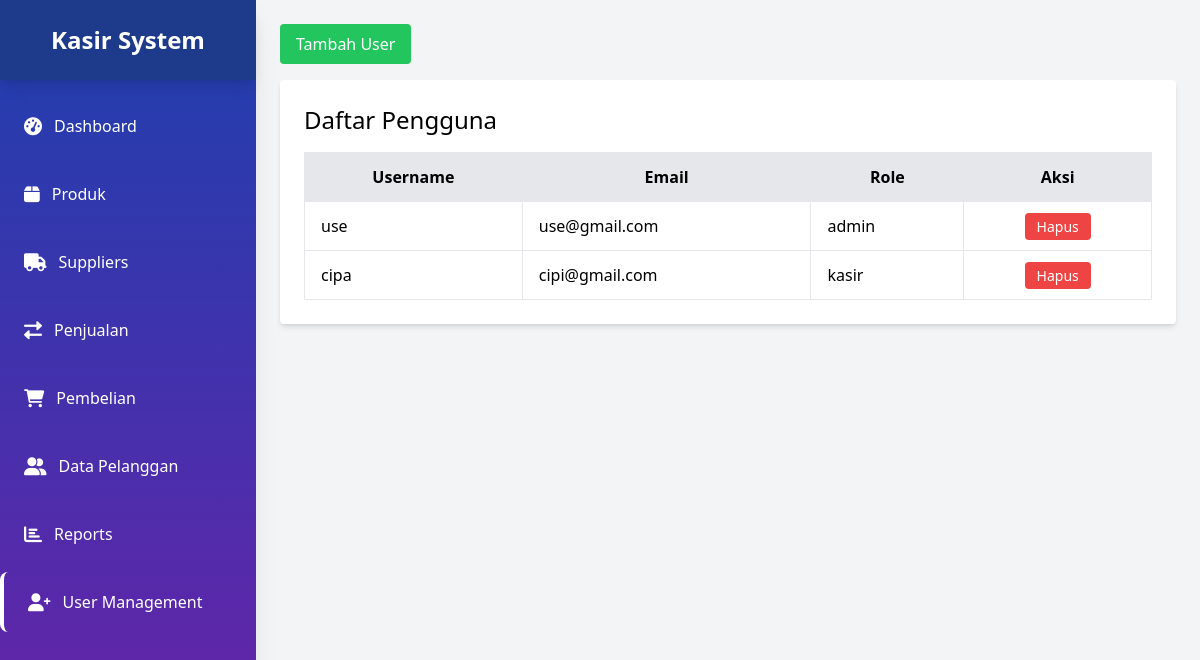
The app's page /public/register2.php, older data.
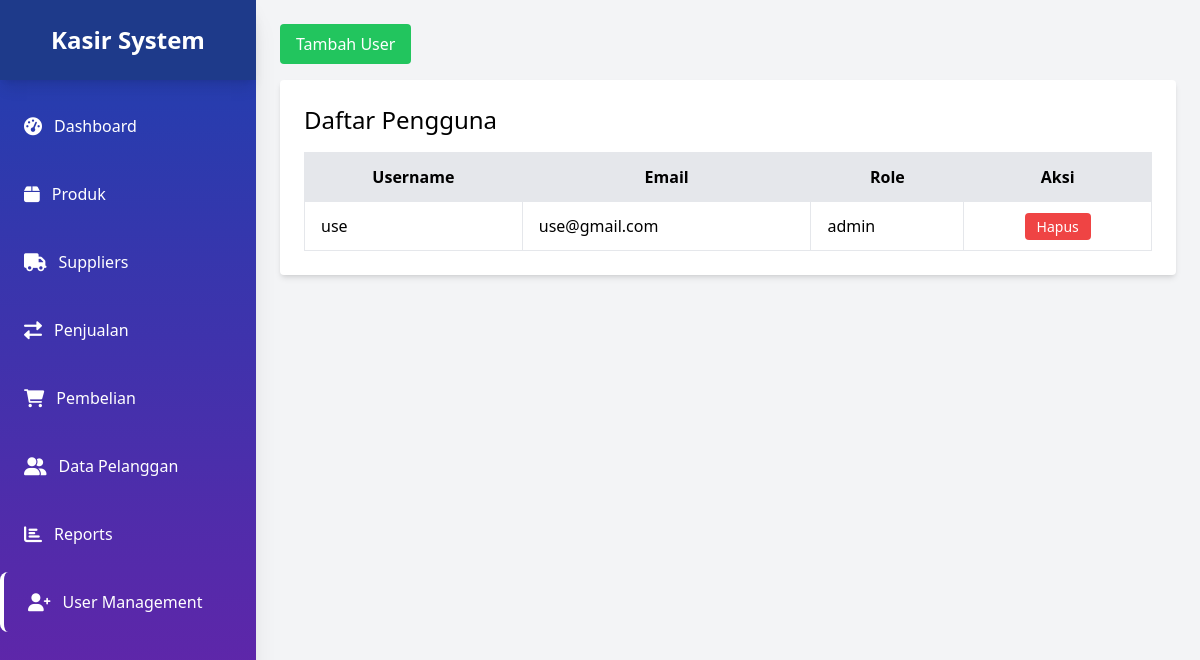
The same page, newer data.
### tables this page shows
CREATE TABLE `user` (
  `id_user` int(11) NOT NULL,
  `username` varchar(255) NOT NULL,
  `email` varchar(255) NOT NULL,
  `password` varchar(255) NOT NULL,
  `role` enum('admin','kasir') NOT NULL,
  `tanggal_dibuat` timestamp NOT NULL DEFAULT current_timestamp()
);

### public/register2.php (the view, shortened to what this page needs)
<?php
require_once '../app/koneksi.php';
$current_page = basename($_SERVER['PHP_SELF']);
$stmt = $db->prepare("SELECT * FROM user");
$stmt->execute();
$users = $stmt->fetchAll(PDO::FETCH_ASSOC);
?>
<!DOCTYPE html>
<html lang="en">
<head>
    <script src="https://cdn.tailwindcss.com"></script>
    <link href="https://cdnjs.cloudflare.com/ajax/libs/font-awesome/6.0.0/css/all.min.css" rel="stylesheet">
</head>
<body class="bg-gray-100 flex">
    <div class="w-64 h-screen bg-gradient-to-b from-blue-800 to-purple-800 shadow-xl fixed">
        <div class="flex items-center justify-center h-20 bg-blue-900 shadow-lg">
            <h1 class="text-white text-2xl font-bold">Kasir System</h1>
        </div>
        <nav class="mt-4 space-y-2">
            <a href="dashboard.php" class="flex items-center text-white py-4 px-6 hover:bg-white hover:bg-opacity-20 transition rounded-lg ">
                <i class="fas fa-tachometer-alt text-lg mr-3"></i> Dashboard
            </a>
            <a href="products.php" class="flex items-center text-white py-4 px-6 hover:bg-white hover:bg-opacity-20 transition rounded-lg ">
                <i class="fas fa-box text-lg mr-3"></i> Produk
            </a>
            <a href="suppliers.php" class="flex items-center text-white py-4 px-6 hover:bg-white hover:bg-opacity-20 transition rounded-lg ">
                <i class="fas fa-truck text-lg mr-3"></i> Suppliers
            </a>
            <a href="transaksi.php" class="flex items-center text-white py-4 px-6 hover:bg-white hover:bg-opacity-20 transition rounded-lg">
                <i class="fas fa-exchange-alt text-lg mr-3"></i> Penjualan
            </a>
            <a href="pembelian.php" class="flex items-center text-white py-4 px-6 hover:bg-white hover:bg-opacity-20 transition rounded-lg ">
                <i class="fas fa-shopping-cart text-lg mr-3"></i> Pembelian
            </a>
            <a href="pelanggan.php" class="flex items-center text-white py-4 px-6 hover:bg-white hover:bg-opacity-20 transition rounded-lg ">
                <i class="fas fa-user-friends text-lg mr-3"></i> Data Pelanggan
            </a>
            <a href="reports.php" class="flex items-center text-white py-4 px-6 hover:bg-white hover:bg-opacity-20 transition rounded-lg ">
                <i class="fas fa-chart-bar text-lg mr-3"></i> Reports
            </a>
                <a href="register2.php" class="flex items-center text-white py-4 px-6 hover:bg-white hover:bg-opacity-20 transition rounded-lg <?php echo ($current_page == 'register2.php') ? 'border-l-4 border-white' : ''; ?>">
                    <i class="fas fa-user-plus text-lg mr-3"></i> User Management
                </a>
        </nav>
    </div>
    <div class="ml-64 flex-1 p-6">
        <button onclick="toggleForm()" class="bg-green-500 text-white px-4 py-2 rounded mb-4">
            Tambah User
        </button>
        <div class="bg-white p-6 rounded shadow-md">
            <h2 class="text-2xl mb-4">Daftar Pengguna</h2>
            <div class="overflow-x-auto">
                <table class="min-w-full bg-white rounded shadow-lg">
                    <thead>
                        <tr class="bg-gray-200 text-base">
                            <th class="py-3 px-4 border">Username</th>
                            <th class="py-3 px-4 border">Email</th>
                            <th class="py-3 px-4 border">Role</th>
                            <th class="py-3 px-4 border text-center">Aksi</th>
                        </tr>
                    </thead>
                    <tbody>
                        <?php foreach ($users as $user): ?>
                            <tr class="hover:bg-gray-100 text-base">
                                <td class="py-3 px-4 border"><?= htmlspecialchars($user['username']) ?></td>
                                <td class="py-3 px-4 border"><?= htmlspecialchars($user['email']) ?></td>
                                <td class="py-3 px-4 border"><?= htmlspecialchars($user['role']) ?></td>
                                <td class="py-3 px-4 border text-center">
                                    <a href="register2.php?hapus=<?= $user['id_user'] ?>"
                                       class="bg-red-500 text-white px-3 py-1 rounded text-sm"
                                       onclick="return confirm('Apakah Anda yakin ingin menghapus user ini?')">
                                       Hapus
                                    </a>
                                </td>
                            </tr>
                        <?php endforeach; ?>
                    </tbody>
                </table>
            </div>
        </div>
    </div>
</body>
</html>

Row changes from the older to the newer data that the page shows:
removed user: username "cipa", email "cipi@gmail.com", role "kasir"
